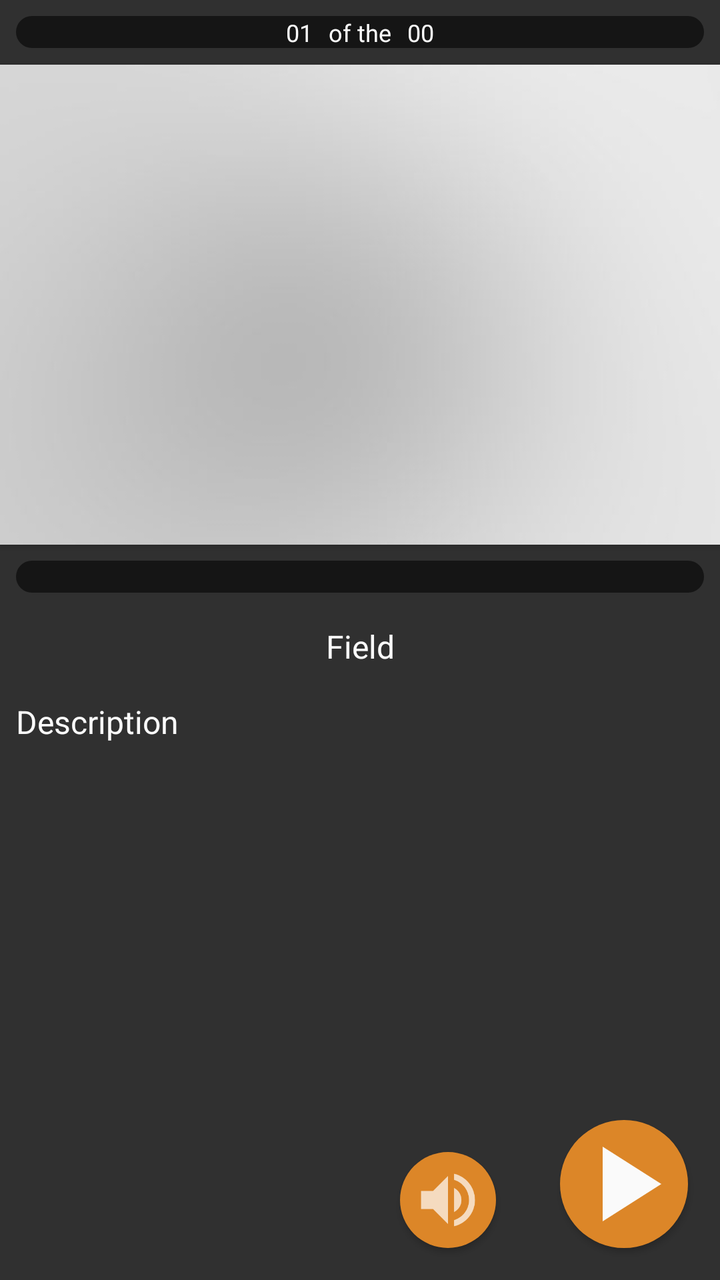
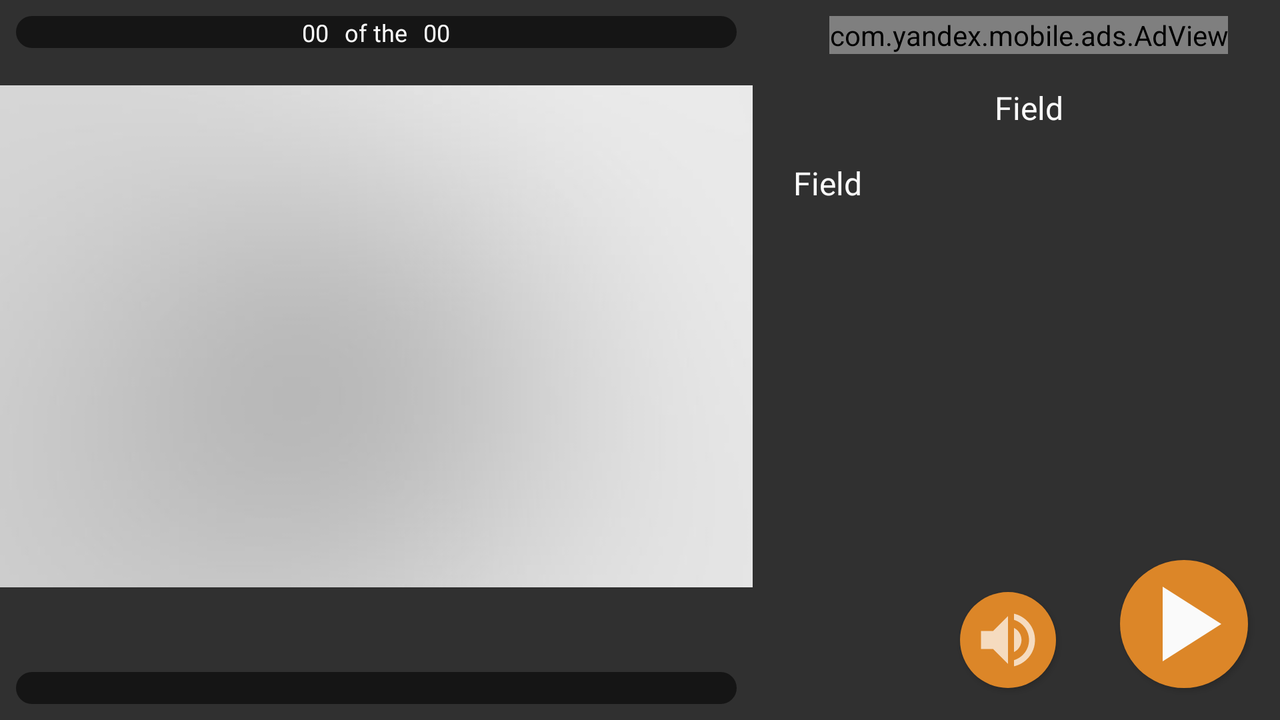

Compare how this app lays out the same screen by default and in its alternative resource folder. The renders come first, then the two layout files and the values they reference.
<!-- AndroidManifest.xml: application theme AppTheme -->
<!-- res/layout/fragment_action.xml -->
<?xml version="1.0" encoding="utf-8"?>
<androidx.constraintlayout.widget.ConstraintLayout
    xmlns:android="http://schemas.android.com/apk/res/android"
    xmlns:app="http://schemas.android.com/apk/res-auto"
    xmlns:tools="http://schemas.android.com/tools"
    android:layout_width="match_parent"
    android:layout_height="match_parent"
    android:keepScreenOn="true"
    tools:context=".ui.action.ActionFragment">

    <ScrollView
        android:layout_width="0dp"
        android:layout_height="0dp"
        app:layout_constraintBottom_toBottomOf="parent"
        app:layout_constraintEnd_toEndOf="parent"
        app:layout_constraintHorizontal_bias="0.0"
        app:layout_constraintStart_toStartOf="parent"
        app:layout_constraintTop_toTopOf="parent"
        app:layout_constraintVertical_bias="0.0">

        <LinearLayout
            android:layout_width="match_parent"
            android:layout_height="wrap_content"
            android:orientation="vertical">

            <androidx.constraintlayout.widget.ConstraintLayout
                android:layout_width="match_parent"
                android:layout_height="match_parent">

                <ProgressBar
                    android:id="@+id/progressBarAll"
                    style="?android:attr/progressBarStyleHorizontal"
                    android:layout_width="match_parent"
                    android:layout_height="16dp"
                    android:layout_margin="8dp"
                    android:layout_marginBottom="8dp"
                    android:max="1000"
                    android:progressDrawable="@drawable/progress"
                    app:layout_constraintTop_toTopOf="parent"
                    app:layout_constraintStart_toStartOf="parent"
                    app:layout_constraintEnd_toEndOf="parent" />

                <LinearLayout
                    android:layout_width="match_parent"
                    android:layout_height="wrap_content"
                    android:gravity="center"
                    android:orientation="horizontal"
                    app:layout_constraintEnd_toEndOf="parent"
                    app:layout_constraintStart_toStartOf="parent"
                    app:layout_constraintTop_toTopOf="parent">

                    <TextView
                        android:id="@+id/current"
                        android:layout_width="wrap_content"
                        android:layout_height="wrap_content"
                        android:layout_margin="8dp"
                        android:text="@string/_01"
                        android:textAlignment="textStart"
                        android:textColor="@color/colorWhiteLite"
                        android:textSize="12sp" />

                    <TextView
                        android:layout_width="wrap_content"
                        android:layout_height="wrap_content"
                        android:layout_marginTop="8dp"
                        android:layout_marginBottom="8dp"
                        android:text="@string/of_the"
                        android:textAlignment="textStart"
                        android:textColor="@color/colorWhiteLite"
                        android:textSize="12sp" />

                    <TextView
                        android:id="@+id/count"
                        android:layout_width="wrap_content"
                        android:layout_height="wrap_content"
                        android:layout_margin="8dp"
                        android:text="@string/_00"
                        android:textAlignment="textStart"
                        android:textColor="@color/colorWhiteLite"
                        android:textSize="12sp" />
                </LinearLayout>
            </androidx.constraintlayout.widget.ConstraintLayout>

            <androidx.cardview.widget.CardView
                android:layout_width="match_parent"
                android:layout_height="wrap_content"
                app:cardCornerRadius="0dp">

                <LinearLayout
                    android:layout_width="match_parent"
                    android:layout_height="wrap_content"
                    android:gravity="center_horizontal"
                    android:orientation="vertical">

                    <ImageView
                        android:id="@+id/image"
                        android:layout_width="match_parent"
                        android:layout_height="match_parent"
                        android:adjustViewBounds="true"
                        android:contentDescription="@string/image_title"
                        android:scaleType="centerCrop"
                        android:src="@drawable/placeholder" />



                </LinearLayout>

            </androidx.cardview.widget.CardView>

            <ProgressBar
                android:id="@+id/progressBarItem"
                style="?android:attr/progressBarStyleHorizontal"
                android:layout_margin="8dp"
                android:layout_width="match_parent"
                android:layout_height="16dp"
                android:max="1000"
                android:progressDrawable="@drawable/progress"
                />

            <LinearLayout
                android:layout_width="match_parent"
                android:layout_height="wrap_content"
                android:orientation="vertical">

                <TextView
                    android:id="@+id/title"
                    android:layout_width="match_parent"
                    android:layout_height="wrap_content"
                    android:layout_margin="8dp"
                    android:text="@string/field_title"
                    android:textAlignment="center"
                    android:textColor="@color/colorWhiteLite"
                    android:textSize="16sp" />

                <TextView
                    android:id="@+id/description"
                    android:layout_width="match_parent"
                    android:layout_height="wrap_content"
                    android:layout_margin="8dp"
                    android:text="@string/description_title"
                    android:textAlignment="textStart"
                    android:textColor="@color/colorWhiteLite"
                    android:textSize="16sp" />

            </LinearLayout>

        </LinearLayout>

    </ScrollView>

    <ToggleButton
        android:id="@+id/buttonSound"
        android:layout_width="48dp"
        android:layout_height="48dp"
        android:layout_marginEnd="32dp"
        android:layout_marginBottom="16dp"
        android:background="@drawable/button_round_background"
        android:contentDescription="@string/sound"
        android:drawableStart="@drawable/icon_sound_on_off"
        android:gravity="center"
        android:padding="6dp"
        android:textOff=""
        android:textOn=""
        app:layout_constraintBottom_toBottomOf="parent"
        app:layout_constraintEnd_toStartOf="@+id/buttonStart" />

    <ToggleButton
        android:id="@+id/buttonStart"
        android:layout_width="64dp"
        android:layout_height="64dp"
        android:layout_marginEnd="16dp"
        android:layout_marginBottom="16dp"
        android:background="@drawable/button_round_background"
        android:contentDescription="@string/start"
        android:drawableStart="@drawable/icon_start_stop"
        android:gravity="center"
        android:textOff=""
        android:textOn=""
        app:layout_constraintBottom_toBottomOf="parent"
        app:layout_constraintEnd_toEndOf="parent" />

    <androidx.viewpager2.widget.ViewPager2
        android:id="@+id/pager"
        android:layout_width="match_parent"
        android:layout_height="match_parent" />

</androidx.constraintlayout.widget.ConstraintLayout>
<!-- resources referenced by this layout -->
<resources>
  <color name="colorWhiteLite">#FAFAFA</color>
  <!-- drawable icon_start_stop (drawable) -->
  <?xml version="1.0" encoding="utf-8"?>
  <selector xmlns:android="http://schemas.android.com/apk/res/android" >
      <item
          android:drawable="@drawable/icon_stop"
          android:state_checked="true"
          android:state_pressed="true" />
      <item
          android:drawable="@drawable/icon_stop"
          android:state_checked="true" />
      <item
          android:drawable="@drawable/icon_play"
          android:state_checked="false"
          android:state_pressed="true" />
      <item
          android:drawable="@drawable/icon_play"
          android:state_checked="false" />
  </selector>
  <!-- drawable progress (drawable) -->
  <layer-list xmlns:android="http://schemas.android.com/apk/res/android">
  
      
      <item android:id="@android:id/background">
          <shape android:shape="rectangle">
              <solid android:color="@color/colorPrimaryDark" />
              <corners android:radius="8dp" />
          </shape>
      </item>
  
      
      <item android:id="@android:id/progress">
          <clip>
              <shape android:shape="rectangle">
                  <solid android:color="@color/colorAccent" />
                  <corners android:radius="8dp" />
              </shape>
          </clip>
      </item>
  </layer-list>
  <string name="_00">00</string>
  <string name="_01">01</string>
  <string name="description_title">Description</string>
  <string name="field_title">Field</string>
  <string name="image_title">Image</string>
  <string name="of_the">of the</string>
  <string name="sound">sound</string>
  <string name="start">Start</string>
  <style name="AppTheme" parent="Theme.AppCompat">
          
          <item name="colorPrimary">@color/colorPrimaryLite</item>
          <item name="colorPrimaryDark">@color/colorPrimaryDark</item>
          <item name="colorAccent">@color/colorAccent</item>
          <item name="android:colorBackground">@color/colorPrimary</item>
          <item name="android:textColor">@color/colorWhiteMiddle</item>
      </style>
  <color name="colorPrimaryMiddle">#232323</color>
  <color name="colorAccent">#dc8628</color>
  <!-- drawable ic_baseline_volume_up_24 (drawable) -->
  <vector xmlns:android="http://schemas.android.com/apk/res/android"
      android:width="36dp"
      android:height="36dp"
      android:viewportWidth="24"
      android:viewportHeight="24"
      android:tint="?attr/colorControlNormal">
    <path
        android:fillColor="@android:color/white"
        android:pathData="M3,9v6h4l5,5L12,4L7,9L3,9zM16.5,12c0,-1.77 -1.02,-3.29 -2.5,-4.03v8.05c1.48,-0.73 2.5,-2.25 2.5,-4.02zM14,3.23v2.06c2.89,0.86 5,3.54 5,6.71s-2.11,5.85 -5,6.71v2.06c4.01,-0.91 7,-4.49 7,-8.77s-2.99,-7.86 -7,-8.77z"/>
  </vector>
  <!-- drawable icon_stop (drawable) -->
  <vector xmlns:android="http://schemas.android.com/apk/res/android"
      android:width="56dp"
      android:height="56dp"
      android:viewportWidth="24"
      android:viewportHeight="24"
      android:tint="?attr/colorControlNormal">
    <path
        android:fillColor="@color/colorPrimaryDark"
        android:pathData="M6,6h12v12H6z"/>
  </vector>
  <!-- drawable icon_play (drawable) -->
  <?xml version="1.0" encoding="utf-8"?>
  <vector xmlns:android="http://schemas.android.com/apk/res/android"
      android:width="64dp"
      android:height="64dp"
      android:viewportWidth="24"
      android:viewportHeight="24"
      android:tint="@color/colorWhiteLite">
      <path
          android:fillColor="@color/colorWhiteLite"
          android:pathData="M8,5v14l11,-7z"
          />
  </vector>
  <color name="colorPrimaryDark">#151515</color>
  <color name="colorPrimaryLite">#555555</color>
  <color name="colorPrimary">#303030</color>
  <color name="colorWhiteMiddle">#b7b7b7</color>
</resources>
<!-- res/layout-land/fragment_action.xml (the author's variant of the layout above) -->
<!-- drawn on the phone turned sideways -->
<?xml version="1.0" encoding="utf-8"?>
<androidx.constraintlayout.widget.ConstraintLayout
    xmlns:android="http://schemas.android.com/apk/res/android"
    xmlns:app="http://schemas.android.com/apk/res-auto"
    xmlns:tools="http://schemas.android.com/tools"
    android:layout_width="match_parent"
    android:layout_height="match_parent"
    tools:context=".ui.action.ActionFragment">

    <LinearLayout
        android:layout_width="0dp"
        android:layout_height="0dp"
        android:baselineAligned="false"
        android:orientation="horizontal"
        android:keepScreenOn="true"
        app:layout_constraintBottom_toBottomOf="parent"
        app:layout_constraintEnd_toEndOf="parent"
        app:layout_constraintStart_toStartOf="parent"
        app:layout_constraintTop_toTopOf="parent">

        <androidx.constraintlayout.widget.ConstraintLayout
            android:layout_width="0dp"
            android:layout_height="match_parent"
            android:layout_weight="60"
            android:orientation="vertical">

            <FrameLayout
                android:layout_width="match_parent"
                android:layout_height="wrap_content"
                android:layout_gravity="center"
                app:layout_constraintBottom_toTopOf="@+id/progressBarItem"
                app:layout_constraintStart_toStartOf="parent"
                app:layout_constraintTop_toTopOf="parent">

                <ImageView
                    android:id="@+id/image"
                    android:layout_width="match_parent"
                    android:layout_height="wrap_content"
                    android:layout_gravity="center"
                    android:adjustViewBounds="true"
                    android:contentDescription="@string/image_title"
                    android:scaleType="fitCenter"
                    android:src="@drawable/placeholder" />

                <ImageView
                    android:id="@+id/repeatIcon"
                    android:layout_width="48dp"
                    android:layout_height="48dp"
                    android:layout_margin="16dp"
                    android:background="@drawable/round_background_accent"
                    android:contentDescription="@string/icon"
                    android:padding="8dp"
                    android:visibility="gone"
                    app:srcCompat="@drawable/ic_baseline_loop_24" />

            </FrameLayout>

            <androidx.constraintlayout.widget.ConstraintLayout
                android:layout_width="match_parent"
                android:layout_height="wrap_content"
                app:layout_constraintStart_toStartOf="parent"
                app:layout_constraintTop_toTopOf="parent">

                <ProgressBar
                    android:id="@+id/progressBarAll"
                    style="?android:attr/progressBarStyleHorizontal"
                    android:layout_width="match_parent"
                    android:layout_height="16dp"
                    android:layout_margin="8dp"
                    android:layout_marginBottom="8dp"
                    android:max="1000"
                    android:progressDrawable="@drawable/progress"
                    app:layout_constraintEnd_toEndOf="parent"
                    app:layout_constraintStart_toStartOf="parent"
                    app:layout_constraintTop_toTopOf="parent" />

                <LinearLayout
                    android:layout_width="match_parent"
                    android:layout_height="wrap_content"
                    android:gravity="center"
                    android:orientation="horizontal"
                    app:layout_constraintEnd_toEndOf="parent"
                    app:layout_constraintStart_toStartOf="parent"
                    app:layout_constraintTop_toTopOf="parent">

                    <TextView
                        android:id="@+id/current"
                        android:layout_width="wrap_content"
                        android:layout_height="wrap_content"
                        android:layout_margin="8dp"
                        android:text="@string/_00"
                        android:textAlignment="textStart"
                        android:textColor="@color/colorWhiteLite"
                        android:textSize="12sp" />

                    <TextView
                        android:layout_width="wrap_content"
                        android:layout_height="wrap_content"
                        android:layout_marginTop="8dp"
                        android:layout_marginBottom="8dp"
                        android:text="@string/of_the"
                        android:textAlignment="textStart"
                        android:textColor="@color/colorWhiteLite"
                        android:textSize="12sp" />

                    <TextView
                        android:id="@+id/count"
                        android:layout_width="wrap_content"
                        android:layout_height="wrap_content"
                        android:layout_margin="8dp"
                        android:text="@string/_00"
                        android:textAlignment="textStart"
                        android:textColor="@color/colorWhiteLite"
                        android:textSize="12sp" />
                </LinearLayout>
            </androidx.constraintlayout.widget.ConstraintLayout>


            <ProgressBar
                android:id="@+id/progressBarItem"
                style="?android:attr/progressBarStyleHorizontal"
                android:layout_width="match_parent"
                android:layout_height="16dp"
                android:layout_margin="8dp"
                android:layout_marginStart="8dp"
                android:max="1000"
                android:progressDrawable="@drawable/progress"
                app:layout_constraintBottom_toBottomOf="parent"
                app:layout_constraintStart_toStartOf="parent" />


        </androidx.constraintlayout.widget.ConstraintLayout>

        <Space
            android:layout_width="0dp"
            android:layout_height="match_parent"
            android:layout_weight="2" />

        <ScrollView
            android:layout_width="0dp"
            android:layout_height="match_parent"
            android:layout_weight="40"
            app:layout_constraintBottom_toBottomOf="parent"
            app:layout_constraintEnd_toEndOf="parent"
            app:layout_constraintHorizontal_bias="0.0"
            app:layout_constraintStart_toStartOf="parent"
            app:layout_constraintTop_toTopOf="parent"
            app:layout_constraintVertical_bias="0.0">

            <LinearLayout
                android:layout_width="match_parent"
                android:layout_height="wrap_content"
                android:paddingBottom="72dp"
                android:orientation="vertical">

                <LinearLayout
                    android:id="@+id/advertising_box"
                    android:layout_width="match_parent"
                    android:layout_height="wrap_content"
                    android:layout_margin="8dp"
                    android:gravity="center">

                    <com.yandex.mobile.ads.AdView
                        android:id="@+id/ad_view"
                        android:layout_width="wrap_content"
                        android:layout_height="wrap_content" />
                </LinearLayout>

                <TextView
                    android:id="@+id/title"
                    android:layout_width="match_parent"
                    android:layout_height="wrap_content"
                    android:layout_margin="8dp"
                    android:text="@string/field_title"
                    android:textAlignment="center"
                    android:textColor="@color/colorWhiteLite"
                    android:textSize="16sp" />

                <TextView
                    android:id="@+id/description"
                    android:layout_width="match_parent"
                    android:layout_height="wrap_content"
                    android:layout_margin="8dp"
                    android:text="@string/field_title"
                    android:textAlignment="textStart"
                    android:textColor="@color/colorWhiteLite"
                    android:textSize="16sp" />

            </LinearLayout>
        </ScrollView>

    </LinearLayout>

    <ToggleButton
        android:id="@+id/buttonSound"
        android:layout_width="48dp"
        android:layout_height="48dp"
        android:layout_marginEnd="32dp"
        android:layout_marginBottom="16dp"
        android:background="@drawable/button_round_background"
        android:contentDescription="@string/sound"
        android:drawableStart="@drawable/icon_sound_on_off"
        android:gravity="center"
        android:padding="6dp"
        android:textOff=""
        android:textOn=""
        app:layout_constraintBottom_toBottomOf="parent"
        app:layout_constraintEnd_toStartOf="@+id/buttonStart" />

    <ToggleButton
        android:id="@+id/buttonStart"
        android:contentDescription="@string/start"
        android:layout_width="64dp"
        android:layout_height="64dp"
        android:layout_margin="16dp"
        android:background="@drawable/button_round_background"
        android:gravity="center"
        android:textOn=""
        android:textOff=""
        android:drawableStart="@drawable/icon_start_stop"
        app:layout_constraintBottom_toBottomOf="parent"
        app:layout_constraintEnd_toEndOf="parent" />

</androidx.constraintlayout.widget.ConstraintLayout>
<!-- resources referenced by the variant -->
<!-- as the phone turned sideways resolves them -->
<resources>
  <color name="colorWhiteLite">#FAFAFA</color>
  <!-- drawable ic_baseline_loop_24 (drawable) -->
  <vector xmlns:android="http://schemas.android.com/apk/res/android"
      android:width="24dp"
      android:height="24dp"
      android:viewportWidth="24"
      android:viewportHeight="24"
      android:tint="@color/colorWhiteLite">
    <path
        android:fillColor="@color/colorWhiteLite"
        android:pathData="M12,4L12,1L8,5l4,4L12,6c3.31,0 6,2.69 6,6 0,1.01 -0.25,1.97 -0.7,2.8l1.46,1.46C19.54,15.03 20,13.57 20,12c0,-4.42 -3.58,-8 -8,-8zM12,18c-3.31,0 -6,-2.69 -6,-6 0,-1.01 0.25,-1.97 0.7,-2.8L5.24,7.74C4.46,8.97 4,10.43 4,12c0,4.42 3.58,8 8,8v3l4,-4 -4,-4v3z"/>
  </vector>
  <!-- drawable progress (drawable) -->
  <layer-list xmlns:android="http://schemas.android.com/apk/res/android">
  
      
      <item android:id="@android:id/background">
          <shape android:shape="rectangle">
              <solid android:color="@color/colorPrimaryDark" />
              <corners android:radius="8dp" />
          </shape>
      </item>
  
      
      <item android:id="@android:id/progress">
          <clip>
              <shape android:shape="rectangle">
                  <solid android:color="@color/colorAccent" />
                  <corners android:radius="8dp" />
              </shape>
          </clip>
      </item>
  </layer-list>
  <!-- drawable round_background_accent (drawable) -->
  <?xml version="1.0" encoding="utf-8"?>
  <selector xmlns:android="http://schemas.android.com/apk/res/android">
      <item>
          <shape android:shape="oval">
              <solid android:color="@color/colorAccent" />
          </shape>
      </item>
  
  </selector>
  <string name="_00">00</string>
  <string name="field_title">Field</string>
  <string name="icon">icon</string>
  <string name="image_title">Image</string>
  <string name="of_the">of the</string>
  <string name="sound">sound</string>
  <string name="start">Start</string>
  <style name="AppTheme" parent="Theme.AppCompat">
          
          <item name="colorPrimary">@color/colorPrimaryLite</item>
          <item name="colorPrimaryDark">@color/colorPrimaryDark</item>
          <item name="colorAccent">@color/colorAccent</item>
          <item name="android:colorBackground">@color/colorPrimary</item>
          <item name="android:textColor">@color/colorWhiteMiddle</item>
      </style>
  <color name="colorPrimaryMiddle">#232323</color>
  <color name="colorAccent">#dc8628</color>
  <!-- drawable ic_baseline_volume_up_24 (drawable) -->
  <vector xmlns:android="http://schemas.android.com/apk/res/android"
      android:width="36dp"
      android:height="36dp"
      android:viewportWidth="24"
      android:viewportHeight="24"
      android:tint="?attr/colorControlNormal">
    <path
        android:fillColor="@android:color/white"
        android:pathData="M3,9v6h4l5,5L12,4L7,9L3,9zM16.5,12c0,-1.77 -1.02,-3.29 -2.5,-4.03v8.05c1.48,-0.73 2.5,-2.25 2.5,-4.02zM14,3.23v2.06c2.89,0.86 5,3.54 5,6.71s-2.11,5.85 -5,6.71v2.06c4.01,-0.91 7,-4.49 7,-8.77s-2.99,-7.86 -7,-8.77z"/>
  </vector>
  <!-- drawable icon_stop (drawable) -->
  <vector xmlns:android="http://schemas.android.com/apk/res/android"
      android:width="56dp"
      android:height="56dp"
      android:viewportWidth="24"
      android:viewportHeight="24"
      android:tint="?attr/colorControlNormal">
    <path
        android:fillColor="@color/colorPrimaryDark"
        android:pathData="M6,6h12v12H6z"/>
  </vector>
  <!-- drawable icon_play (drawable) -->
  <?xml version="1.0" encoding="utf-8"?>
  <vector xmlns:android="http://schemas.android.com/apk/res/android"
      android:width="64dp"
      android:height="64dp"
      android:viewportWidth="24"
      android:viewportHeight="24"
      android:tint="@color/colorWhiteLite">
      <path
          android:fillColor="@color/colorWhiteLite"
          android:pathData="M8,5v14l11,-7z"
          />
  </vector>
  <color name="colorPrimaryDark">#151515</color>
  <color name="colorPrimaryLite">#555555</color>
  <color name="colorPrimary">#303030</color>
  <color name="colorWhiteMiddle">#b7b7b7</color>
</resources>
